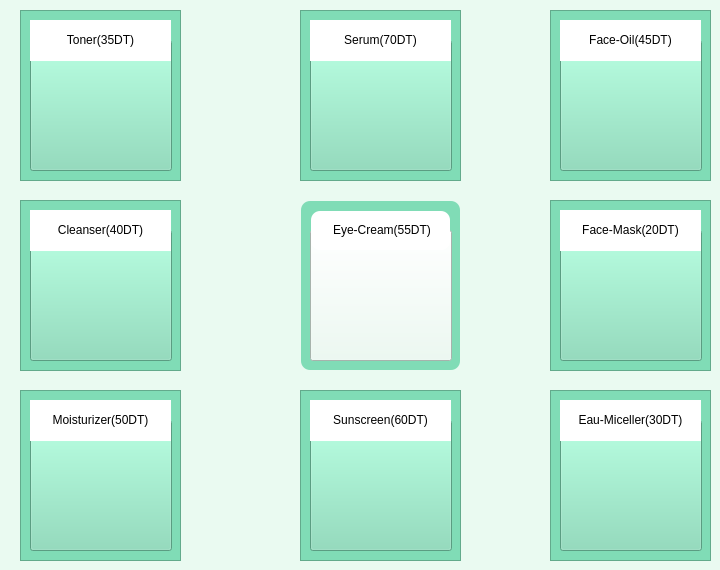
   <widget class="QWidget" name="SKIN">
    <property name="styleSheet">
     <string notr="true">background-color: rgb(234, 250, 241);</string>
    </property>
    <attribute name="title">
     <string>SkinCare</string>
    </attribute>
    <widget class="QFrame" name="frame_28">
     <property name="geometry">
      <rect>
       <x>550</x>
       <y>200</y>
       <width>161</width>
       <height>171</height>
      </rect>
     </property>
     <property name="styleSheet">
      <string notr="true">background-color: rgb(128, 220, 182);
</string>
     </property>
     <property name="frameShape">
      <enum>QFrame::StyledPanel</enum>
     </property>
     <property name="frameShadow">
      <enum>QFrame::Raised</enum>
     </property>
     <widget class="QPushButton" name="facem">
      <property name="geometry">
       <rect>
        <x>10</x>
        <y>30</y>
        <width>142</width>
        <height>131</height>
       </rect>
      </property>
      <property name="styleSheet">
       <string notr="true"/>
      </property>
      <property name="text">
       <string/>
      </property>
     </widget>
     <widget class="QLabel" name="found_36">
      <property name="geometry">
       <rect>
        <x>10</x>
        <y>10</y>
        <width>141</width>
        <height>41</height>
       </rect>
      </property>
      <property name="styleSheet">
       <string notr="true">color:rgb(0, 0, 0);background-color: rgb(255, 255, 255);</string>
      </property>
      <property name="text">
       <string>&lt;html&gt;&lt;head/&gt;&lt;body&gt;&lt;p align=&quot;center&quot;&gt;Face-Mask(20DT)&lt;/p&gt;&lt;/body&gt;&lt;/html&gt;</string>
      </property>
     </widget>
    </widget>
    <widget class="QFrame" name="frame_33">
     <property name="geometry">
      <rect>
       <x>550</x>
       <y>10</y>
       <width>161</width>
       <height>171</height>
      </rect>
     </property>
     <property name="styleSheet">
      <string notr="true">background-color: rgb(128, 220, 182);
</string>
     </property>
     <property name="frameShape">
      <enum>QFrame::StyledPanel</enum>
     </property>
     <property name="frameShadow">
      <enum>QFrame::Raised</enum>
     </property>
     <widget class="QPushButton" name="faceo">
      <property name="geometry">
       <rect>
        <x>10</x>
        <y>30</y>
        <width>142</width>
        <height>131</height>
       </rect>
      </property>
      <property name="styleSheet">
       <string notr="true"/>
      </property>
      <property name="text">
       <string/>
      </property>
     </widget>
     <widget class="QLabel" name="found_41">
      <property name="geometry">
       <rect>
        <x>10</x>
        <y>10</y>
        <width>141</width>
        <height>41</height>
       </rect>
      </property>
      <property name="styleSheet">
       <string notr="true">color:rgb(0, 0, 0);background-color: rgb(255, 255, 255);</string>
      </property>
      <property name="text">
       <string>&lt;html&gt;&lt;head/&gt;&lt;body&gt;&lt;p align=&quot;center&quot;&gt;Face-Oil(45DT)&lt;/p&gt;&lt;/body&gt;&lt;/html&gt;</string>
      </property>
     </widget>
    </widget>
    <widget class="QFrame" name="frame_32">
     <property name="geometry">
      <rect>
       <x>550</x>
       <y>390</y>
       <width>161</width>
       <height>171</height>
      </rect>
     </property>
     <property name="styleSheet">
      <string notr="true">background-color: rgb(128, 220, 182);
</string>
     </property>
     <property name="frameShape">
      <enum>QFrame::StyledPanel</enum>
     </property>
     <property name="frameShadow">
      <enum>QFrame::Raised</enum>
     </property>
     <widget class="QPushButton" name="mic">
      <property name="geometry">
       <rect>
        <x>10</x>
        <y>30</y>
        <width>142</width>
        <height>131</height>
       </rect>
      </property>
      <property name="styleSheet">
       <string notr="true">QPushButton#mic{ border-image: url(&quot;C:/PROJECT/sephore/mic.jpeg&quot;) ;}</string>
      </property>
      <property name="text">
       <string/>
      </property>
     </widget>
     <widget class="QLabel" name="found_40">
      <property name="geometry">
       <rect>
        <x>10</x>
        <y>10</y>
        <width>141</width>
        <height>41</height>
       </rect>
      </property>
      <property name="styleSheet">
       <string notr="true">color:rgb(0, 0, 0);background-color: rgb(255, 255, 255);</string>
      </property>
      <property name="text">
       <string>&lt;html&gt;&lt;head/&gt;&lt;body&gt;&lt;p align=&quot;center&quot;&gt;Eau-Miceller(30DT)&lt;/p&gt;&lt;/body&gt;&lt;/html&gt;</string>
      </property>
     </widget>
    </widget>
    <widget class="QFrame" name="frame_31">
     <property name="geometry">
      <rect>
       <x>300</x>
       <y>10</y>
       <width>161</width>
       <height>171</height>
      </rect>
     </property>
     <property name="styleSheet">
      <string notr="true">background-color: rgb(128, 220, 182);
</string>
     </property>
     <property name="frameShape">
      <enum>QFrame::StyledPanel</enum>
     </property>
     <property name="frameShadow">
      <enum>QFrame::Raised</enum>
     </property>
     <widget class="QPushButton" name="serum">
      <property name="geometry">
       <rect>
        <x>10</x>
        <y>30</y>
        <width>142</width>
        <height>131</height>
       </rect>
      </property>
      <property name="styleSheet">
       <string notr="true"/>
      </property>
      <property name="text">
       <string/>
      </property>
     </widget>
     <widget class="QLabel" name="found_39">
      <property name="geometry">
       <rect>
        <x>10</x>
        <y>10</y>
        <width>141</width>
        <height>41</height>
       </rect>
      </property>
      <property name="styleSheet">
       <string notr="true">color:rgb(0, 0, 0);background-color: rgb(255, 255, 255);</string>
      </property>
      <property name="text">
       <string>&lt;html&gt;&lt;head/&gt;&lt;body&gt;&lt;p align=&quot;center&quot;&gt;Serum(70DT)&lt;/p&gt;&lt;/body&gt;&lt;/html&gt;</string>
      </property>
     </widget>
    </widget>
    <widget class="QFrame" name="frame_30">
     <property name="geometry">
      <rect>
       <x>20</x>
       <y>10</y>
       <width>161</width>
       <height>171</height>
      </rect>
     </property>
     <property name="styleSheet">
      <string notr="true">background-color: rgb(128, 220, 182);
</string>
     </property>
     <property name="frameShape">
      <enum>QFrame::StyledPanel</enum>
     </property>
     <property name="frameShadow">
      <enum>QFrame::Raised</enum>
     </property>
     <widget class="QPushButton" name="toner">
      <property name="geometry">
       <rect>
        <x>10</x>
        <y>30</y>
        <width>142</width>
        <height>131</height>
       </rect>
      </property>
      <property name="styleSheet">
       <string notr="true"/>
      </property>
      <property name="text">
       <string/>
      </property>
     </widget>
     <widget class="QLabel" name="found_38">
      <property name="geometry">
       <rect>
        <x>10</x>
        <y>10</y>
        <width>141</width>
        <height>41</height>
       </rect>
      </property>
      <property name="styleSheet">
       <string notr="true">color:rgb(0, 0, 0);background-color: rgb(255, 255, 255);</string>
      </property>
      <property name="text">
       <string>&lt;html&gt;&lt;head/&gt;&lt;body&gt;&lt;p align=&quot;center&quot;&gt;Toner(35DT)&lt;/p&gt;&lt;/body&gt;&lt;/html&gt;</string>
      </property>
     </widget>
    </widget>
    <widget class="QFrame" name="frame_29">
     <property name="geometry">
      <rect>
       <x>20</x>
       <y>200</y>
       <width>161</width>
       <height>171</height>
      </rect>
     </property>
     <property name="styleSheet">
      <string notr="true">background-color: rgb(128, 220, 182);
</string>
     </property>
     <property name="frameShape">
      <enum>QFrame::StyledPanel</enum>
     </property>
     <property name="frameShadow">
      <enum>QFrame::Raised</enum>
     </property>
     <widget class="QPushButton" name="clean">
      <property name="geometry">
       <rect>
        <x>10</x>
        <y>30</y>
        <width>142</width>
        <height>131</height>
       </rect>
      </property>
      <property name="styleSheet">
       <string notr="true"/>
      </property>
      <property name="text">
       <string/>
      </property>
     </widget>
     <widget class="QLabel" name="found_37">
      <property name="geometry">
       <rect>
        <x>10</x>
        <y>10</y>
        <width>141</width>
        <height>41</height>
       </rect>
      </property>
      <property name="styleSheet">
       <string notr="true">color:rgb(0, 0, 0);background-color: rgb(255, 255, 255);</string>
      </property>
      <property name="text">
       <string>&lt;html&gt;&lt;head/&gt;&lt;body&gt;&lt;p align=&quot;center&quot;&gt;Cleanser(40DT)&lt;/p&gt;&lt;/body&gt;&lt;/html&gt;</string>
      </property>
     </widget>
    </widget>
    <widget class="QFrame" name="frame_34">
     <property name="geometry">
      <rect>
       <x>300</x>
       <y>390</y>
       <width>161</width>
       <height>171</height>
      </rect>
     </property>
     <property name="styleSheet">
      <string notr="true">background-color: rgb(128, 220, 182);
</string>
     </property>
     <property name="frameShape">
      <enum>QFrame::StyledPanel</enum>
     </property>
     <property name="frameShadow">
      <enum>QFrame::Raised</enum>
     </property>
     <widget class="QPushButton" name="suns">
      <property name="geometry">
       <rect>
        <x>10</x>
        <y>30</y>
        <width>142</width>
        <height>131</height>
       </rect>
      </property>
      <property name="styleSheet">
       <string notr="true"/>
      </property>
      <property name="text">
       <string/>
      </property>
     </widget>
     <widget class="QLabel" name="found_42">
      <property name="geometry">
       <rect>
        <x>10</x>
        <y>10</y>
        <width>141</width>
        <height>41</height>
       </rect>
      </property>
      <property name="styleSheet">
       <string notr="true">color:rgb(0, 0, 0);background-color: rgb(255, 255, 255);</string>
      </property>
      <property name="text">
       <string>&lt;html&gt;&lt;head/&gt;&lt;body&gt;&lt;p align=&quot;center&quot;&gt;Sunscreen(60DT)&lt;/p&gt;&lt;/body&gt;&lt;/html&gt;</string>
      </property>
     </widget>
    </widget>
    <widget class="QFrame" name="frame_37">
     <property name="geometry">
      <rect>
       <x>20</x>
       <y>390</y>
       <width>161</width>
       <height>171</height>
      </rect>
     </property>
     <property name="styleSheet">
      <string notr="true">background-color: rgb(128, 220, 182);
</string>
     </property>
     <property name="frameShape">
      <enum>QFrame::StyledPanel</enum>
     </property>
     <property name="frameShadow">
      <enum>QFrame::Raised</enum>
     </property>
     <widget class="QPushButton" name="moist">
      <property name="geometry">
       <rect>
        <x>10</x>
        <y>30</y>
        <width>142</width>
        <height>131</height>
       </rect>
      </property>
      <property name="styleSheet">
       <string notr="true"/>
      </property>
      <property name="text">
       <string/>
      </property>
     </widget>
     <widget class="QLabel" name="found_45">
      <property name="geometry">
       <rect>
        <x>10</x>
        <y>10</y>
        <width>141</width>
        <height>41</height>
       </rect>
      </property>
      <property name="styleSheet">
       <string notr="true">color:rgb(0, 0, 0);background-color: rgb(255, 255, 255);</string>
      </property>
      <property name="text">
       <string>&lt;html&gt;&lt;head/&gt;&lt;body&gt;&lt;p align=&quot;center&quot;&gt;Moisturizer(50DT)&lt;/p&gt;&lt;/body&gt;&lt;/html&gt;</string>
      </property>
     </widget>
    </widget>
    <widget class="QFrame" name="frame_36">
     <property name="geometry">
      <rect>
       <x>300</x>
       <y>200</y>
       <width>161</width>
       <height>171</height>
      </rect>
     </property>
     <property name="styleSheet">
      <string notr="true">QFrame{background-color: rgb(128, 220, 182);

    border: 2px solid transparent;  
    border-radius: 10px;            
}
</string>
     </property>
     <property name="frameShape">
      <enum>QFrame::StyledPanel</enum>
     </property>
     <property name="frameShadow">
      <enum>QFrame::Raised</enum>
     </property>
     <widget class="QPushButton" name="eyec">
      <property name="geometry">
       <rect>
        <x>10</x>
        <y>30</y>
        <width>142</width>
        <height>131</height>
       </rect>
      </property>
      <property name="styleSheet">
       <string notr="true"/>
      </property>
      <property name="text">
       <string/>
      </property>
     </widget>
     <widget class="QLabel" name="found_44">
      <property name="geometry">
       <rect>
        <x>10</x>
        <y>10</y>
        <width>141</width>
        <height>41</height>
       </rect>
      </property>
      <property name="styleSheet">
       <string notr="true">color:rgb(0, 0, 0);background-color: rgb(255, 255, 255);</string>
      </property>
      <property name="text">
       <string>&lt;html&gt;&lt;head/&gt;&lt;body&gt;&lt;p align=&quot;center&quot;&gt;Eye-Cream(55DT)&lt;/p&gt;&lt;/body&gt;&lt;/html&gt;</string>
      </property>
     </widget>
    </widget>
   </widget>
